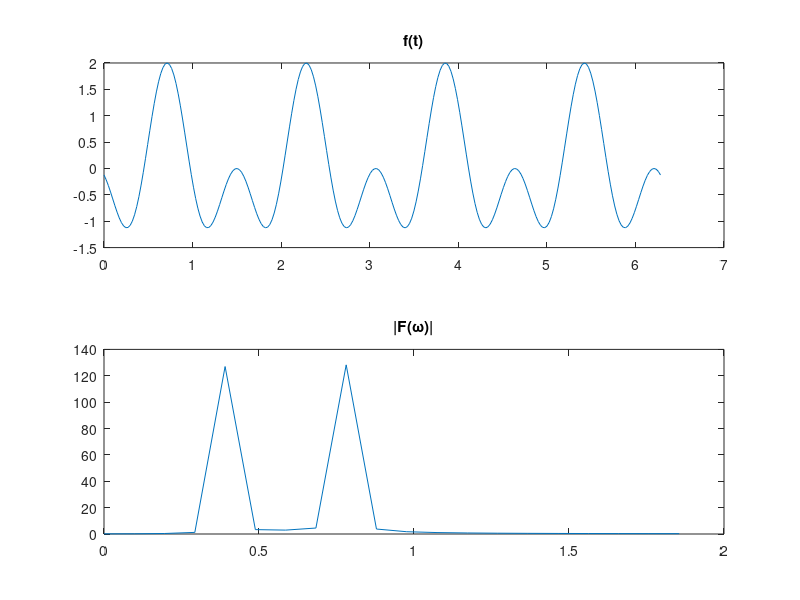
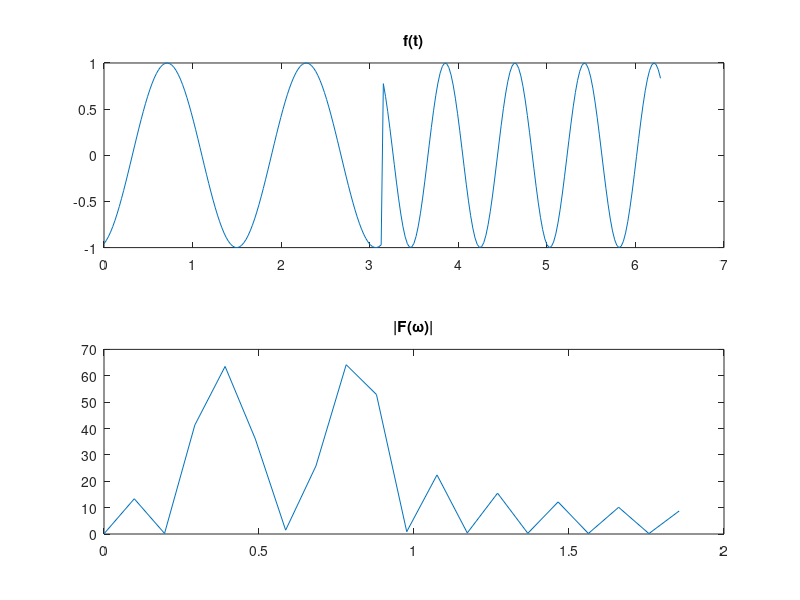
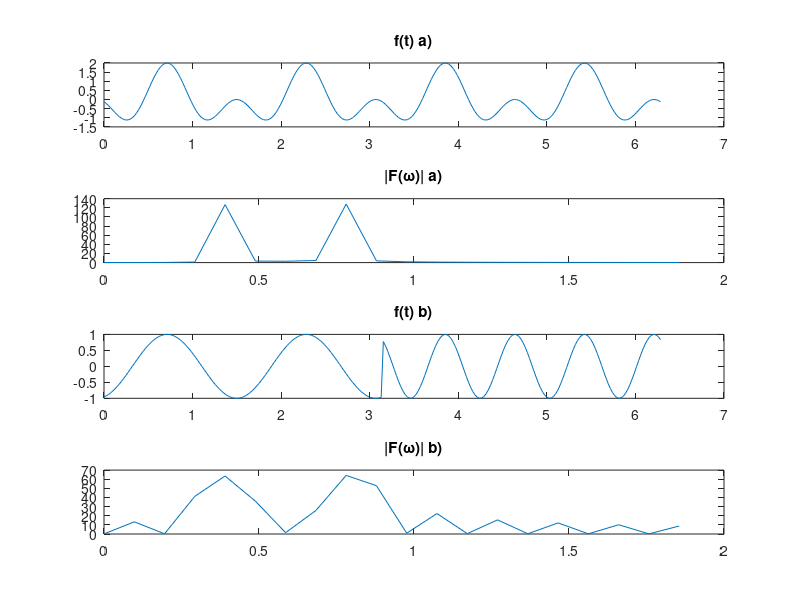
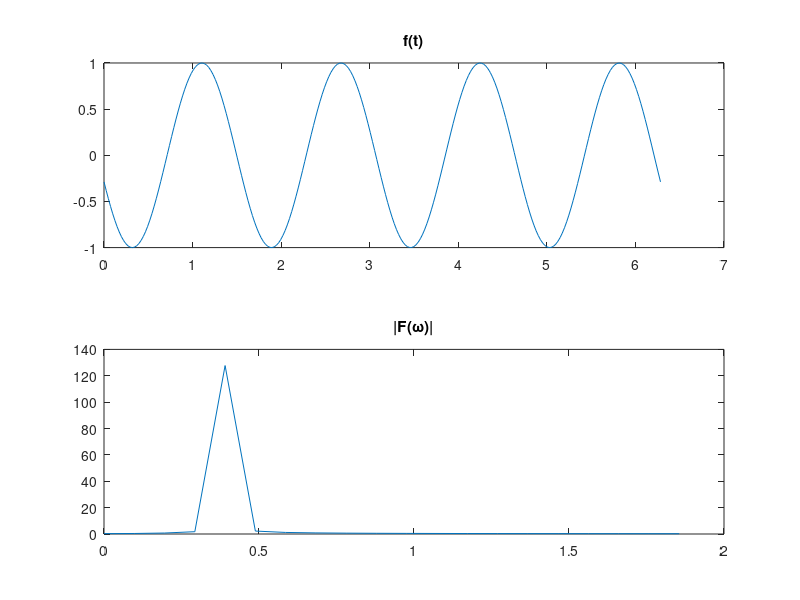

Write MATLAB code to recreate these figures, in order.
fs = 50;
Gr = 4;
Num = 16;
L = 256;
t = linspace(0, 2*pi, L);
f1 = cos(Gr*t + Num);
f2 = cos(2*(Gr*t + Num));

%1)
figure;
f_x1 = f1 + f2;
s = fft(f_x1, L);
w = (0:L - 1)/L*(fs/2);
subplot(2, 1, 1);
plot(t, f_x1);
title('f(t)');
subplot(2, 1, 2);
plot(w(1:20), abs(s(1:20)'));
title('|F(ω)|');

%2)
figure;
% получение результирующего массива
for i=1:L
    if (t(i) < pi)
        s(i) = cos(Gr*t(i) + Num);
    else
        s(i) = cos(2*(Gr*t(i) + Num));
    end
end
s1 = fft(s);
subplot (2, 1, 1);
plot(t, s)
title('f(t)');
w = (0:L - 1)/L*(fs/2);
subplot(2, 1, 2);
plot(w(1:20), abs(s1(1:20)'));
title('|F(ω)|');

% СРАВНЕНИЕ
figure;
subplot(4, 1, 1);
plot(t, f_x1);
title('f(t) a)');
subplot(4, 1, 2);
s = fft(f_x1, L);
plot(w(1:20), abs(s(1:20)'));
title('|F(ω)| a)');
for i=1:L
    if (t(i) < pi)
        s(i) = cos(Gr*t(i) + Num);
    else
        s(i) = cos(2*(Gr*t(i) + Num));
    end
end
subplot(4, 1, 3);
plot(t, s);
title('f(t) b)');
subplot(4, 1, 4);
plot(w(1:20), abs(s1(1:20)'));
title('|F(ω)| b)');


%3)
figure;
t = linspace(0, 2*pi, L);
f_x = sin(Gr*t + Num);
subplot(2, 1, 1);
plot(t, f_x);
title('f(t)');
s = fft(f_x, 256);
w = (0:L - 1)/L*(fs/2);
subplot(2, 1, 2);
plot(w(1:20), abs(s(1:20)'));
title('|F(ω)|');

%4)
figure;
for i=1:L
    if (t(i) < pi)
        yd(i) = sin(Gr*t(i) + Num);
    else
        yd(i) = sin(Gr*t(i) + Num) - 0.5;
    end
end
subplot(2, 1, 1);
plot(t, yd);
title('f(t)');
s = fft(yd, L);
w = (0:L - 1)/L*(fs/2);
subplot(2, 1, 2);
plot(w(1:20), abs(s(1:20)'));
title('|F(ω)|');

% СРАВНЕНИЕ
figure;
t = linspace(0, 2*pi, L);
f_x = sin(Gr*t + Num);
subplot(4, 1, 1);
plot(t, f_x);
title('f(t) c)');
s = fft(f_x, 256);
w = (0:L - 1)/L*(fs/2);
subplot(4, 1, 2);
plot(w(1:20), abs(s(1:20)'));
title('|F(ω)| c)');
for i=1:L
    if (t(i) < pi)
        yd(i) = sin(Gr*t(i) + Num);
    else
        yd(i) = sin(Gr*t(i) + Num) - 0.5;
    end
end
subplot(4, 1, 3);
plot(t, yd);
title('f(t) d)');
s = fft(yd, L);
w = (0:L - 1)/L*(fs/2);
subplot(4, 1, 4);
plot(w(1:20), abs(s(1:20)'));
title('|F(ω)| d)');

%5)
figure;
t = linspace(0, 2*Num, L);
f_x = Gr*(t - Num).^2;
subplot(2, 1, 1);
plot(t, f_x);
title('f(t)');
s = fft(f_x, L);
w = (0:L - 1)/L*(fs/2);
subplot(2, 1, 2);
plot(w(1:20), abs(s(1:20)'));
title('|F(ω)|');